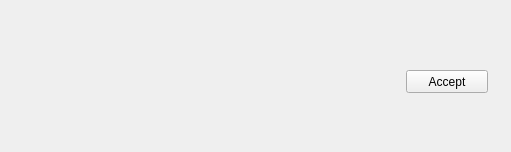
<?xml version="1.0" encoding="UTF-8"?>
<ui version="4.0">
 <class>NM_GUI_Bluetooth</class>
 <widget class="QWidget" name="NM_GUI_Bluetooth">
  <property name="windowModality">
   <enum>Qt::ApplicationModal</enum>
  </property>
  <property name="geometry">
   <rect>
    <x>0</x>
    <y>0</y>
    <width>511</width>
    <height>152</height>
   </rect>
  </property>
  <property name="windowTitle">
   <string>Rulkov (2002) neuron model</string>
  </property>
  <widget class="QPushButton" name="pushButton_accept">
   <property name="geometry">
    <rect>
     <x>406</x>
     <y>70</y>
     <width>82</width>
     <height>23</height>
    </rect>
   </property>
   <property name="text">
    <string>Accept</string>
   </property>
  </widget>
 </widget>
 <resources/>
 <connections/>
</ui>
